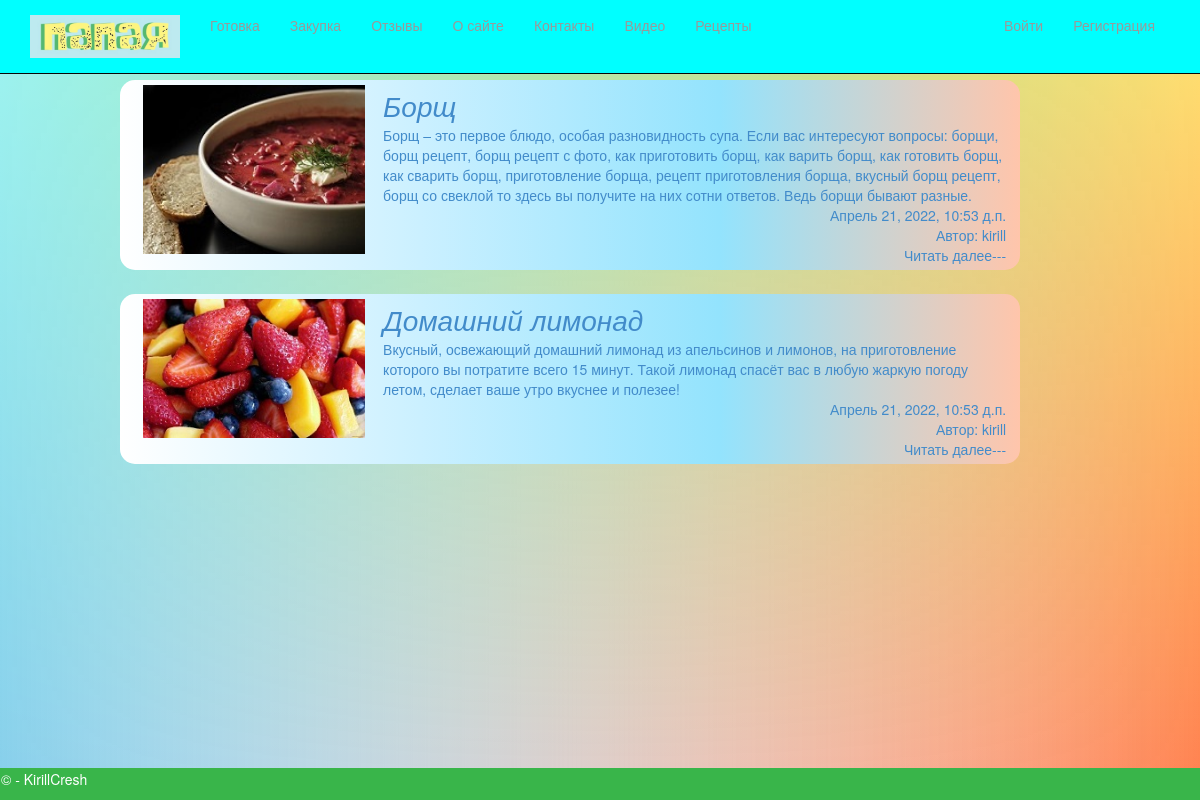
The app's page /blogs/ with its own data.
### app/models.py (models this page shows, shortened)
class Blog(models.Model):
    title = models.CharField(max_length = 80, unique_for_date = "posted", verbose_name = "Заголовок")
    description = models.TextField(verbose_name = "Краткое описание")
    content = models.TextField(verbose_name = "Полное содержание")
    posted = models.DateTimeField(default = datetime.now(), db_index = True, verbose_name = "Опубликована")
    author = models.ForeignKey(User, null=True, blank=True, on_delete = models.SET_NULL, verbose_name = "Автор")
    image = models.ImageField(upload_to='images/', default = 'default.jpg', verbose_name = "Путь к картинке")
    class Meta:
        db_table = "Блог"
        ordering = ["-posted"]
        verbose_name = "статья блога"
        verbose_name_plural = "статьи блога"

### app/views.py (the view)
# urls.py: path('blogs/', views.blogs, name='blogs'),
def blogs(request):
    latest_blog = Blog.objects.order_by('-posted')[:5]
    template = loader.get_template('app/blogs.html')
    context = {
    'latest_blog': latest_blog,
    }
    return render(request, 'app/blogs.html', context)

### app/templates/app/blogs.html (shortened to what this page needs)
﻿{% extends "app/layout.html" %}
{% load static %}
{% block content %}
{% if latest_blog %}
{% for blog in latest_blog %}
<div class="blockpost">
    <div class="blocks">
        <div class="blockimg">
            <figure>
                <a><img src="{{ blog.image.url }}" style="max-height: 200px;"></a>
            </figure>
        </div>
        <div class="block1">
            <a style="font-size: 28px;"><i>{{ blog.title }}</i></a>
            <a style="align-self:flex-start;">{{ blog.description }}</a>
            <a style="align-self:flex-end;">{{ blog.posted }}</a>
            <a style="align-self:flex-end;">Автор: {{ blog.author }}</a>
            <a style="align-self:flex-end;" href="{% url 'blog_itself' blog.id %}">Читать далее---</a>
        </div>
    </div>
</div>
{% endfor %}
{% endif %}
{% endblock %}

### app/templates/app/layout.html (shortened to what this page needs)
<!DOCTYPE html>
<html>
<head>
    {% load staticfiles %}
    <link rel="stylesheet" type="text/css" href="{% static 'app/content/bootstrap.min.css' %}" />
    <link rel="stylesheet" type="text/css" href="{% static 'app/content/site.css' %}" />
    <link rel="stylesheet" href="https://use.fontawesome.com/releases/v5.8.2/css/all.css">
</head>
<body>
    <div class="navbar navbar-inverse navbar-fixed-top" style="background-color: aqua;">
        <div class="container">
            <div class="navbar-header">
                <a href="/" class="navbar-brand"> <img src="{% static 'app/content/logo.png' %}" alt="logo" style="width:150px;" /> <br/> </a>
            </div>
            <div class="navbar-collapse collapse">
                <ul class="nav navbar-nav">
                    <li><a href="{% url 'home' %}">Готовка</a></li>
                    <li><a href="{% url 'shops' %}">Закупка</a></li>
                    <li><a href="{% url 'review' %}">Отзывы</a></li>
                    <li><a href="{% url 'about' %}">О сайте</a></li>
                    <li><a href="{% url 'contact' %}">Контакты</a></li>
                    <li><a href="{% url 'videos' %}">Видео</a></li>
                    <li><a href="{% url 'blogs' %}">Рецепты</a></li>
                </ul>
                {% include 'app/loginpartial.html' %}
            </div>
        </div>
    </div>
    {% block content %}{% endblock %}
    <div class="author">
        <p>&copy; {{ year }} - KirillCresh</p>
    </div>
</body>
</html>

### app/templates/app/loginpartial.html
﻿{% if user.is_authenticated %}
<form id="logoutForm" action="/logout/" method="post" class="navbar-right">
    {% csrf_token %}
    <ul class="nav navbar-nav navbar-right">
        <li><span class="navbar-brand">Здравствуй, {{ user.username }}!</span></li>
        <li><a href="javascript:document.getElementById('logoutForm').submit()">Выйти</a></li>
    </ul>
</form>
{% else %}
<ul class="nav navbar-nav navbar-right">
    <li><a href="{% url 'login' %}">Войти</a></li>
    <li><a href="{% url 'register' %}">Регистрация</a></li>
</ul>
{% endif %}

### app/static/app/content/site.css (style rules this page uses)
body { padding-top: 3%; padding-bottom: 20px; background-blend-mode: screen; background: linear-gradient(limegreen, transparent), linear-gradient(90deg, skyblue, transparent), linear-gradient(-90deg, coral, transparent); background-size: cover; background-position: center center; background-repeat: no-repeat; background-attachment: fixed; }
.author { position: fixed; left: 0; bottom: 0; padding: 1px; background: #39b54a; color: #fff; width: 100%; }
.blockpost { transition: all 400ms ease-in-out; display: flex; flex-direction: column; align-items: center; width: 75%; padding: 5px; margin-top: 2%; margin-left: 10%; border-radius: 15px; background: linear-gradient(90deg, #ffffff,#cbf0ff,#93e3fd,#ffc5ab) no-repeat; }
figure img { float: left; margin: 0 2% 1% 2%; width: 25%; }
.block1 { display: flex; flex-direction: column; justify-content: flex-end; margin-right: 1%; }

### records on screen
Blog: image (picture), title "Борщ", description "Борщ – это первое блюдо, особая разновидность супа. Если вас интересуют вопросы: борщи, борщ рецепт, борщ рецепт с фото, как приготовить борщ, как варить борщ, как готовить борщ, как сварить борщ, приготовление борща, рецепт приготовления борща, вкусный борщ рецепт, борщ со свеклой то здесь вы получите на них сотни ответов. Ведь борщи бывают разные.", posted "Апрель 21, 2022, 10:53 д.п.", author "kirill"
Blog: image (placeholder picture), title "Домашний лимонад", description "Вкусный, освежающий домашний лимонад из апельсинов и лимонов, на приготовление которого вы потратите всего 15 минут. Такой лимонад спасёт вас в любую жаркую погоду летом, сделает ваше утро вкуснее и полезее!", posted "Апрель 21, 2022, 10:53 д.п.", author "kirill"
